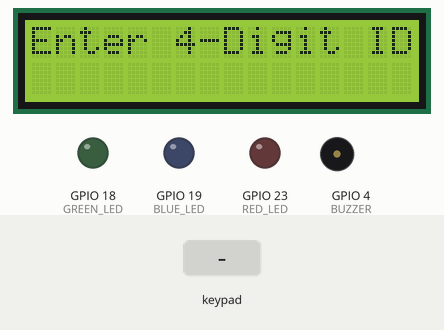
Simulated run of this sketch. Board: ESP32. On the bench: 16×2 character LCD, output pins drawn as LEDs (lit = HIGH), buzzer (waves = sounding). The inputs (shaded band) are chosen by the test bench. WiFi joins after 1.5 s; servers stay silent unless stated; network time is answered at once with the bench clock; uploads are accepted with an empty reply; the local clock reads 2024-03-15 10:24:30 at power-on unless the sketch sets it; what the sketch prints to the serial monitor is not drawn.

Above: at 2.2 s.
2.3 s: keypad keys 1 2 3 4 # pressed 0.4 s apart
At 5.5 s:
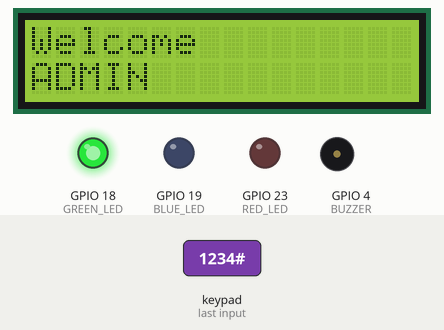
5.8 s: key '#' pressed
At 7.8 s:
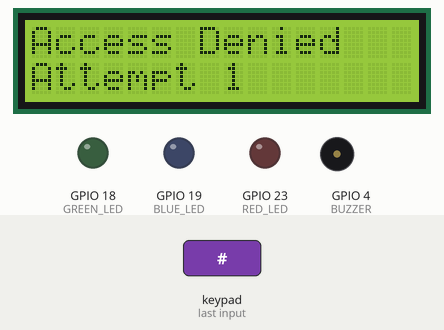
8.8 s: keypad keys 1 9 1 8 # pressed 0.4 s apart
At 12.2 s:
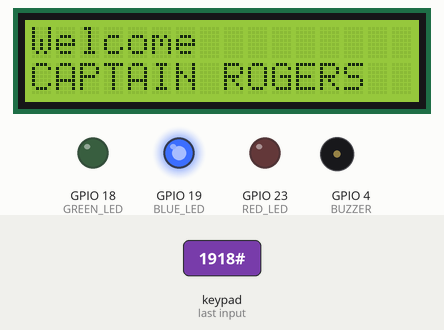
13.8 s: keypad keys 2 0 0 7 # pressed 0.4 s apart
At 16.3 s:
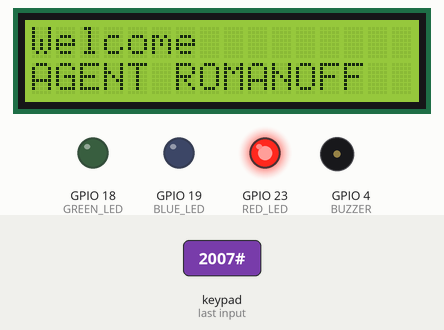
18.8 s: key 'D' pressed
At 19.3 s:
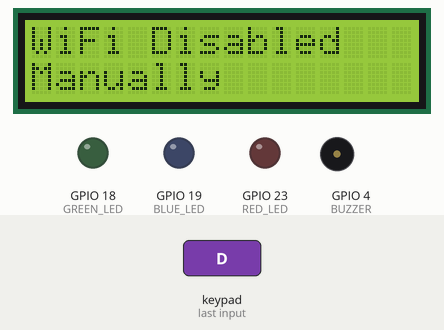
21.3 s: key 'C' pressed
At 22.1 s:
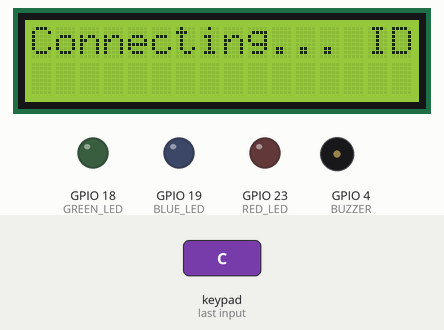
Timing chart, 0 to 24.3 s (numbered marks = the images above; inputs shaded):
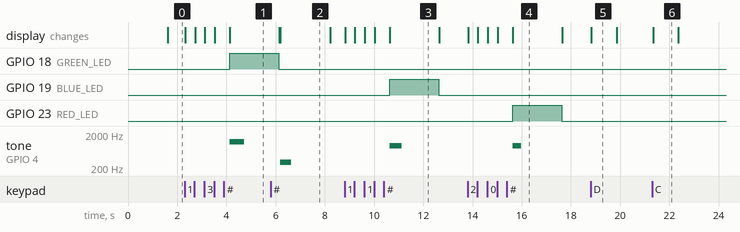

The sketch:

CloudSync.ino
```cpp
// NAKUL KADAM - CLOUDSYNC

#include <Wire.h>               //Handles the I2C communication
#include <LiquidCrystal_I2C.h>  //Needed to operate LCD (lcd.print(), lcd.setCursor(), lcd.clear() etc.)
#include <Keypad.h>             //Handles reading which key is pressed

#include <WiFi.h>               //To use WiFi.begin(), WiFi.status()
#include <HTTPClient.h>         //To use http.POST(body) to send data to MockAPI
#include <ArduinoJson.h>        //Allows JSON formatted text (doc[role]=...)
#include <NTPClient.h>          //To get current time (timeClient.getFormattedTime())
#include <WiFiUdp.h>            //NTPClient uses this library internally

// ================= LCD =================
LiquidCrystal_I2C lcd(0x27, 16, 2); //object lcd represents our LCD display here

// ================= FSM =================
enum State {
  STATE_IDLE,
  ENTERING,
  GRANTED,
  DENIED,
  LOCKOUT,
  EMERGENCY,
  STARTUP,
  TIMEOUT_MSG
};

State currentState = STATE_IDLE;

// ================= KEYPAD =================
const byte ROWS = 4;
const byte COLS = 4;
char keys[ROWS][COLS] = {
  {'1', '2', '3', 'A'},
  {'4', '5', '6', 'B'},
  {'7', '8', '9', 'C'},
  {'*', '0', '#', 'D'}
};

byte rowPins[ROWS] = {13, 12, 14, 27}; //hardware connections for ROWS
byte colPins[COLS] = {26, 25, 33, 32}; //harware connections for COLS
Keypad keypad = Keypad(makeKeymap(keys), rowPins, colPins, ROWS, COLS); //formats the array and gives it to the Keypad library

// ================= OUTPUTS PINS DECLARATION =================
const int GREEN_LED = 18;
const int BLUE_LED = 19;
const int RED_LED = 23;
const int BUZZER = 4;
const int EMERGENCY_BUTTON = 17;

// ================= PEEP (Our database for the valid users) =================
struct Peep {                 //Each valid user will be recognized by it's id & role
  String id;
  String role;
};

Peep peeps[] = {
  {"1234", "ADMIN"},          //Normal SHIELD workers. GREEN led upon entry
  {"1918", "CAPTAIN ROGERS"}, //Captain Steve Rogers. BLUE led upon entry
  {"2007", "AGENT ROMANOFF"}, //Agent Natasha Romanoff. RED led upon entry
  {"4004", "HYDRA"}           //Secret agents of HYDRA. Keep their entry sneaky
};

const int PEEP_COUNT = sizeof(peeps) / sizeof(peeps[0]); //Count is total/size_of_one

// ================= VARIABLES =================
String enteredID = "";   //Store the entered id. Resets to "" by default
String grantedRole = ""; //Store the role for the current enteredID. Resets to "" by default

int failedAttempts = 0;  //failed attempts counter

unsigned long lastKeyTime = 0;             //timer since last key pressed (needed to detect timeout)
const unsigned long INPUT_TIMEOUT = 7000;  //timeout set at 7s

unsigned long stateStart = 0;              //timer at start of every state
unsigned long lockoutStart = 0;            //timer during lockout
const unsigned long LOCKOUT_TIME = 15000;  //lockout for 15s

unsigned long blinkTimer = 0;              //timer for counting the LED on/off during lockout
bool blinkState = false;                   //the LED input which we flicker during lockout
bool emergencyTriggered = false;
bool currentButton = HIGH;                 //Emergency button kept HIGH as default. EMERGENCY detected on negedge
bool lastButtonState = HIGH;               //Store the prev state of the button

//WiFi/NTP
bool manualWiFiOff = false;             //bit that changes as per WiFi being on or off (pressing C or D)
const char* WIFI_SSID  = "Wokwi-GUEST"; //Network name
const char* WIFI_PASS  = "";            //Password (no password here)
const char* SERVER_URL = "https://6a398bb564a2d82692241c71.mockapi.io/logs"; //Put the URL of our base.

WiFiUDP ntpUDP; //Allows communication for NTP
NTPClient timeClient(ntpUDP, "pool.ntp.org", 19800, 60000); //Creates NTPClient. Communation channel is ntpUDP, timezone is +5:30 = 19800s, reconnect to server every 60s

//Offline queue structure
struct LogEntry {
  String role;
  String timestamp;
  bool granted;     //true for access granted, false for acces denied (but we arent logging the denied ones, so false can be ignored)
};

const int MAX_QUEUE = 10;         //max 10 offline queues possible
LogEntry offlineQueue[MAX_QUEUE]; //keep the array ready for 10 entries
int queueCount = 0;               //queue counter

//Reconnect Timer
unsigned long lastReconnectAttempt = 0;         //time counter for when was the last reconnect attempt
const unsigned long RECONNECT_INTERVAL = 10000; //wait 10 seconds between attempts


// ================= FUNCTION PROTOTYPING =================

void showPrompt();
void clearLEDs();
void updateMaskedInput();
int findPeep(String id);
void handleKeypad();
void handleTimeout();
void enterGrantedState(String role);
void enterDeniedState();
void handleLockoutBlink();
void emergencySequence();

void flushQueue();
void connectWiFi();
bool postLog(LogEntry & entry);
void queueLog(LogEntry & entry);


// =================================================

void setup() {
  Serial.begin(115200); //115200 baud is standard for ESP32

  pinMode(GREEN_LED, OUTPUT);
  pinMode(BLUE_LED, OUTPUT);
  pinMode(RED_LED, OUTPUT);
  pinMode(BUZZER, OUTPUT);
  pinMode(EMERGENCY_BUTTON, INPUT_PULLUP); //PULLUP needed here because the value remains HIGH by default

  lcd.init();      //Initialize the LCD to display text whenever received
  lcd.backlight(); //Turns on the LED backlight behind the display

  connectWiFi();      //Connect to WiFi at every start
  timeClient.begin(); //Initialize the UDP socket and ger the first time reading from the NTP server

  lcd.clear();
  lcd.setCursor(0, 0);
  lcd.print("Access System");
  lcd.setCursor(0, 1);
  lcd.print("Starting...");

  stateStart = millis();
  currentState = STARTUP;
}

void loop() {

  if (WiFi.status() != WL_CONNECTED) {
    if ((!manualWiFiOff) && (millis() - lastReconnectAttempt > RECONNECT_INTERVAL)) { //if WiFi has not been connected, reconnect
      lastReconnectAttempt = millis();
      Serial.println("CONNECTING...");
      WiFi.begin(WIFI_SSID, WIFI_PASS);
    }
    else {
      timeClient.update();  //Update the time if 60s is passed; if yes, NTP server resyncs the time
      flushQueue();
    }
  }

  switch (currentState) {

    case STATE_IDLE:
      handleKeypad();
      break;

    case ENTERING:
      handleKeypad();
      handleTimeout();
      break;

    case GRANTED:
      if (millis() - stateStart > 2000) { //wait of 2s so that the LCD text is read
        clearLEDs();
        showPrompt();
        currentState = STATE_IDLE;
      }
      break;

    case DENIED:
      if (millis() - stateStart > 2000) { //wait of 2s so that the LCD text is read
        if (failedAttempts >= 3) {
          currentState = LOCKOUT;
          lockoutStart = millis();

          lcd.clear();
          lcd.setCursor(0, 0);
          lcd.print("SECURITY LOCK");
          lcd.setCursor(0, 1);
          lcd.print("15 Seconds");
        }
        else {
          showPrompt();
          currentState = STATE_IDLE;
        }
      }
      break;

    case LOCKOUT:
      handleLockoutBlink(); //run the lockout blinking
      currentButton = digitalRead(EMERGENCY_BUTTON);

      if (lastButtonState == HIGH && currentButton == LOW) //detect negedge
      {
        currentState = EMERGENCY;
        stateStart = millis();
        emergencySequence();
      }
      lastButtonState = currentButton;
      if (millis() - lockoutStart >= LOCKOUT_TIME) {  //After 15s go back to normal
        failedAttempts = 0;
        clearLEDs();
        showPrompt();
        currentState = STATE_IDLE;
      }
      break;

    case EMERGENCY:

      if (millis() - stateStart > 5000) { //wait of 5s so that the LCD text is read
        failedAttempts = 0;
        clearLEDs();
        showPrompt();
        currentState = STATE_IDLE;
      }
      break;

    case STARTUP:
      if (millis() - stateStart >= 1500) {
        showPrompt();
        currentState = STATE_IDLE;
      }
      break;

    case TIMEOUT_MSG:
      if (millis() - stateStart >= 1000) { //wait of 1s so that the LCD text is read
        showPrompt();
        currentState = STATE_IDLE;
      }
      break;
  }
}

// =================================================

void handleKeypad() {

  char key = keypad.getKey();

  if(!key) return;

  if(key == 'C') {
    if(!manualWiFiOff) {
        lcd.clear();
        lcd.setCursor(0, 0);
        lcd.print("WiFi Already");
        lcd.setCursor(0, 1);
        lcd.print("Connected!");
      }
    else {
        manualWiFiOff=false;
        connectWiFi();
        lcd.setCursor(0, 0);
        lcd.print("Connecting...");
        lcd.setCursor(0, 1);
        lcd.print("                ");
      }
    enteredID="";
    stateStart=millis();
    currentState = TIMEOUT_MSG;

    return;
  }

  if(key=='D') {
    if (manualWiFiOff) {
        lcd.clear();
        lcd.setCursor(0, 0);
        lcd.print("WiFi Already");
        lcd.setCursor(0, 1);
        lcd.print("Disconnected!");
      return;
    }

    manualWiFiOff = true;
    Serial.println("DISCONNECTING : manualWiFiOff set to TRUE");

    WiFi.disconnect();
    lcd.clear();
    lcd.setCursor(0, 0);
    lcd.print("WiFi Disabled");
    lcd.setCursor(0, 1);
    lcd.print("Manually");
    enteredID = "";
    stateStart = millis();
    currentState = TIMEOUT_MSG;
    return;
  }

  lastKeyTime = millis();

  if(currentState == STATE_IDLE)
    currentState = ENTERING;

  if(key >= '0' && key <= '9') {

    if (enteredID.length() < 4) {
      enteredID += key;
      updateMaskedInput();
    }
  }

  else if (key == '*') {

    if (enteredID.length() > 0) {
      enteredID.remove(enteredID.length() - 1); //careful with index. Length goes from 1 to 4, but String is stored from 0 to 3
      updateMaskedInput();
    }
  }

  else if (key == '#') {

    int idx = findPeep(enteredID);

    enteredID = "";

    if (idx >= 0) {
      enterGrantedState(peeps[idx].role);
    }
    else {
      failedAttempts++;
      enterDeniedState();
    }
  }
}


// =================================================

void handleTimeout() {

  if (enteredID.length() == 0)
    return;   //Nothing entered.Stay in STATE_IDLE

  if (millis() - lastKeyTime >= INPUT_TIMEOUT) { //timeout after 7s

    enteredID = "";

    lcd.clear();
    lcd.setCursor(0, 0);
    lcd.print("Input Timeout");
    lcd.setCursor(0, 1);
    lcd.print("Cleared");

    stateStart = millis();
    currentState = TIMEOUT_MSG;
  }
}

// =================================================

void enterGrantedState(String role) {

  grantedRole = role;

  LogEntry entry;         //Create a blank log entry which contains the three info sent to API
  entry.role    = role;   //Enter the role
  entry.granted = true;   //true because access granted
  entry.timestamp = timeClient.getFormattedTime(); //NTP stores the time of entry

  if (!manualWiFiOff  &&  WiFi.status() == WL_CONNECTED) { //if entry made when WiFi connected
    if (!postLog(entry)) {                                 //WiFi is connected, but it may happen that API returns an error. So offline queue it
      queueLog(entry);
    }
  }
  else {
    queueLog(entry); //WiFi is disconnected, so offline entry needed
  }

  lcd.clear();
  lcd.setCursor(0, 0);
  lcd.print("Welcome");
  lcd.setCursor(0, 1);
  lcd.print(role);

  clearLEDs();

  if (role == "ADMIN") {
    digitalWrite(GREEN_LED, HIGH);
    tone(BUZZER, 1200, 600);
  }
  else if (role == "CAPTAIN ROGERS") {
    digitalWrite(BLUE_LED, HIGH);
    tone(BUZZER, 900, 500);
  }
  else if (role == "AGENT ROMANOFF") {
    digitalWrite(RED_LED, HIGH);
    tone(BUZZER, 900, 350);
  }
  else {
    // Empty because no buzzer/LED needed for HYDRA
  }

  stateStart = millis();
  currentState = GRANTED;
}

// =================================================

void enterDeniedState() {

  lcd.clear();
  lcd.setCursor(0, 0);
  lcd.print("Access Denied");
  lcd.setCursor(0, 1);
  lcd.print("Attempt ");
  lcd.print(failedAttempts);

  tone(BUZZER, 300, 450);

  stateStart = millis();
  currentState = DENIED;
}

// =================================================

void handleLockoutBlink() {

  if (millis() - blinkTimer > 300) {

    blinkTimer = millis();
    blinkState = !blinkState;

    digitalWrite(GREEN_LED, blinkState);
    digitalWrite(BLUE_LED, blinkState);
    digitalWrite(RED_LED, blinkState);
  }
}

// =================================================

void emergencySequence() {

  lcd.clear();
  lcd.setCursor(0, 0);
  lcd.print("Emergency Access");
  lcd.setCursor(0, 1);
  lcd.print("Dir. Nick Fury");
  }


// =================================================

void showPrompt() {

  lcd.clear();
  lcd.setCursor(0, 0);
  lcd.print("Enter 4-Digit ID");
  lcd.setCursor(0, 1);
}

// =================================================

void updateMaskedInput() {

  lcd.setCursor(0, 1);
  lcd.print("                ");
  lcd.setCursor(0, 1);

  for (int i = 0; i < enteredID.length(); i++)
    lcd.print("*");
}

// =================================================

int findPeep(String id) {

  for (int i = 0; i < PEEP_COUNT; i++) {

    if (peeps[i].id == id)
      return i;
  }

  return -1;
}

// =================================================

void clearLEDs() {

  digitalWrite(GREEN_LED, LOW);
  digitalWrite(BLUE_LED, LOW);
  digitalWrite(RED_LED, LOW);
}

// =================================================

void connectWiFi() {
  WiFi.begin(WIFI_SSID, WIFI_PASS);  //use .begin() of WiFi which connects to Wokwi-GUEST network by taking password ""
}

// =================================================

bool postLog(LogEntry &entry) {                         //here, instead of sending entire copy of entry which has many String objects inside, postLog directly references the entry

  Serial.println("postLog called. manualWiFiOff=" + String(manualWiFiOff) );   //Safety print. This line showed the WiFi status during every entry

  if (manualWiFiOff  ||  WiFi.status() != WL_CONNECTED) //If WiFi not connected...
    return false;                                       //Why even post it on API?

  HTTPClient http;                                    //http is our variable to access HTTP communcation
  http.begin(SERVER_URL);                             //takes the MockAPI URL and begins communication
  http.addHeader("Content-Type", "application/json"); // tell server it's JSON

  StaticJsonDocument<256> doc;                        //create a JSON container(256 bytes max)
  doc["role"]      = entry.role;
  doc["granted"]   = entry.granted;
  doc["timestamp"] = entry.timestamp;

  String body;
  serializeJson(doc, body);   //formats the JSON object to text (which is seen on the website)

  int code = http.POST(body); //.POST() sends the body and the response from API is stored in code (whether logged successfully or not)
  http.end();                 //End communication

  return (code==200 || code==201); //true=success, false=failed
}

// =================================================

void queueLog(LogEntry &entry) {        //here, instead of sending entire copy of entry which has many String objects inside, queueLog directly references the entry
  if (queueCount < MAX_QUEUE) {
    offlineQueue[queueCount++] = entry; //log it in next empty slot
    Serial.println("Queued offline. Count : " + String(queueCount) );
  }
}

// =================================================

void flushQueue() {
  if (manualWiFiOff  ||  WiFi.status()!=WL_CONNECTED || queueCount==0) //do nothing if either WiFi off or nothing to upload in API
    return;

  Serial.println("Flushing " + String(queueCount) + " queued logs...");

  int sent = 0;
  for (int i = 0; i<queueCount; i++) {
    if (postLog(offlineQueue[i]))
      sent++;
    else
      break; // stop if mid-flush the connection drops again
  }

  if (sent==queueCount) { //All entries were made. Go back to default settings. If all entries weren't made, shift the remaining back to top of the queue
    queueCount = 0;
    Serial.println("Queue cleared.");
  } else {
    // shift unset entries to front
    for (int i = 0; i< queueCount-sent; i++)
      offlineQueue[i] = offlineQueue[i + sent];

    queueCount -= sent;
  }
}

// =================================================
```

Measured:
- after the input at 2.3 s, GPIO 18 (GREEN_LED): LOW → HIGH after 1.8 s; tone on GPIO 4 (BUZZER): silent → 1200 Hz after 1.8 s, → silent 0.60 s later; the display: first changes at once (image 1 shows a later state)
- after the input at 5.8 s, tone on GPIO 4 (BUZZER): silent → 300 Hz after 0.39 s, → silent 0.45 s later; the display: first differs from a run without the input after 0.39 s (image 2)
- after the input at 8.8 s, GPIO 19 (BLUE_LED): LOW → HIGH after 1.8 s, → LOW 2.0 s later; tone on GPIO 4 (BUZZER): silent → 900 Hz after 1.8 s, → silent 0.50 s later; the display: first changes at once (image 3 shows a later state)
- after the input at 13.8 s, GPIO 23 (RED_LED): LOW → HIGH after 1.8 s, → LOW 2.0 s later; tone on GPIO 4 (BUZZER): silent → 900 Hz after 1.8 s, → silent 0.35 s later; the display: first changes at once (image 4 shows a later state)
- after the input at 18.8 s, the display: changes at once (image 5)
- after the input at 21.3 s, the display: changes at once (image 6)
- what the display in image 2 shows lasts 2.0 s, from 6.2 s to 8.2 s
